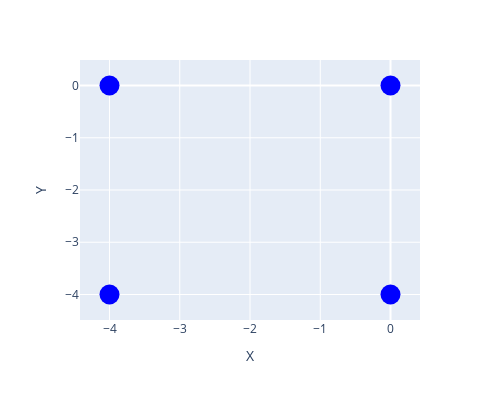

Notebook source saved alongside this figure:
### Markdown cell above
## Create Lattice with qruise-toolset

### Code cell
from qruise.toolset.libraries.rydberg.lattice import SquareLattice
r12 = 4.0
lattice = SquareLattice(n_side=2, r_interatomic=r12)
lattice.draw()

### Figure 1 — Plotly figure (JSON) as saved in the notebook; plotly's stock layout.template omitted (floating-point values rounded to 4 significant figures)
{"data": [{"marker": {"color": "blue", "size": 20}, "mode": "markers", "name": "Q0", "type": "scatter", "x": [-4], "y": [-4]}, {"marker": {"color": "blue", "size": 20}, "mode": "markers", "name": "Q1", "type": "scatter", "x": [0], "y": [-4]}, {"marker": {"color": "blue", "size": 20}, "mode": "markers", "name": "Q2", "type": "scatter", "x": [-4], "y": [0]}, {"marker": {"color": "blue", "size": 20}, "mode": "markers", "name": "Q3", "type": "scatter", "x": [0], "y": [0]}], "layout": {"height": 400, "margin": {"t": 60}, "showlegend": false, "width": 500, "xaxis": {"title": {"text": "X"}}, "yaxis": {"title": {"text": "Y"}}}}
